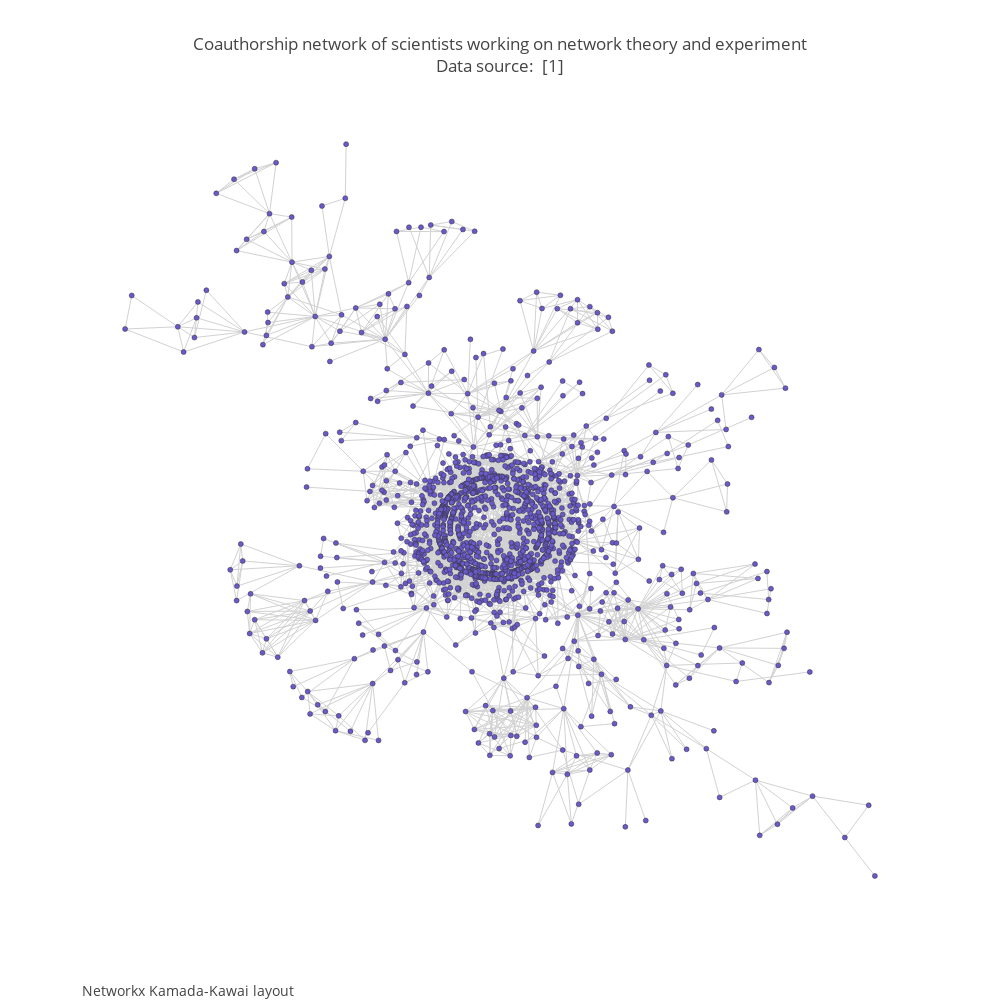

The cell this chart's notebook holds for it:
### Code cell
fig3=dict(data=[trace5, trace6], layout=layout)
fig3['layout'].update(width=1000, height=1000)
fig3['layout']['annotations'][0]['text']=annot3
iplot(fig3)

### Figure 1 — Plotly figure (JSON) as saved in the notebook; plotly's stock layout.template omitted (floating-point values rounded to 4 significant figures; data arrays with more than 128 entries replaced by an {"elided": "..."} marker saying what was removed)
{"data": [{"hoverinfo": "none", "line": {"color": "rgb(210,210,210)", "width": 1}, "mode": "lines", "type": "scatter", "x": {"elided": "8226 float values"}, "y": {"elided": "8226 float values"}}, {"hoverinfo": "text", "marker": {"color": "#6959CD", "line": {"color": "rgb(50,50,50)", "width": 0.5}, "size": 5, "symbol": "dot"}, "mode": "markers", "text": {"elided": "1589 str values"}, "type": "scatter", "x": {"elided": "1589 float values"}, "y": {"elided": "1589 float values"}}], "layout": {"annotations": [{"font": {"size": 14}, "showarrow": false, "text": "Networkx Kamada-Kawai layout", "x": 0, "xanchor": "left", "xref": "paper", "y": -0.1, "yanchor": "bottom", "yref": "paper"}], "autosize": false, "font": {"size": 12}, "height": 1000, "hovermode": "closest", "showlegend": false, "title": "Coauthorship network of scientists working on network theory and experiment<br>Data source: <a href='https://networkdata.ics.uci.edu/data.php?id=11'> [1]</a>", "width": 1000, "xaxis": {"showgrid": false, "showline": false, "showticklabels": false, "title": "", "zeroline": false}, "yaxis": {"showgrid": false, "showline": false, "showticklabels": false, "title": "", "zeroline": false}}}
